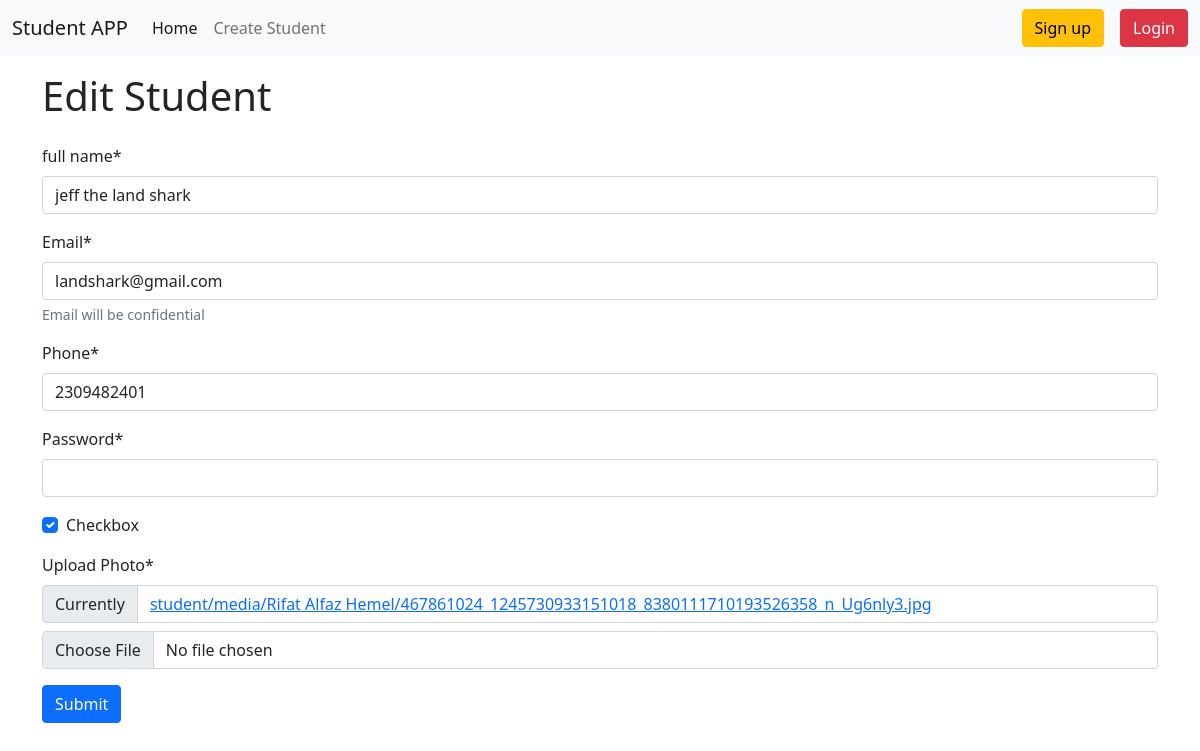
The app's page /edit/10/ with its own data.
### student/models.py (models this page shows, shortened)
class Student(models.Model):
    name = models.CharField(max_length=200)
    email = models.EmailField()
    phone = models.CharField(max_length=50)
    password = models.CharField(max_length=50)
    checkbox = models.BooleanField()
    photo = models.ImageField(upload_to=student_directory_name,default=None, null=True)

### student/views.py (the view)
# urls.py: path('edit/<int:id>/',views.update_student, name = 'update_student'),
def update_student(request, id):
    student = models.Student.objects.get(id=id)
    form = forms.StudentForm(instance = student) #showing previous data on form
    if request.method == 'POST':
        form = forms.StudentForm(request.POST, request.FILES, instance=student)#capturing the post request
        if form.is_valid():
            form.save()
            messages.add_message(request, messages.SUCCESS, 'Student Profile Updated successfully.')
            return redirect('home')
    return render(request, 'student/create_student.html', {'form': form, 'edit': True})

### student/forms.py
class StudentForm(forms.ModelForm):
    password = forms.CharField(widget=forms.PasswordInput())
    class Meta:
        model = models.Student
        fields = '__all__'
        labels = {
            'name' : "full name",
            'photo' :"Upload Photo",
        }
        help_texts = {
            'email' : "Email will be confidential",
        }

### student/templates/student/create_student.html (shortened to what this page needs)
{% extends "base.html" %}
{%load crispy_forms_tags %}
{% block content %}
{% if edit %}
    <H1 class="py-3 container">
      Edit Student
    </h1>
    {% else %}
    <H1 class="py-3 container">
      Create New Student
    </h1>
    {% endif %}
    <form class="container" method="post" enctype="multipart/form-data" novalidate>
    {{ form | crispy }}
    <button type="submit" class="btn btn-primary" > Submit </button>
    </form>
{% endblock %}

### records on screen
Student: name "jeff the land shark", email "landshark@gmail.com", phone "2309482401", checkbox "☑"
